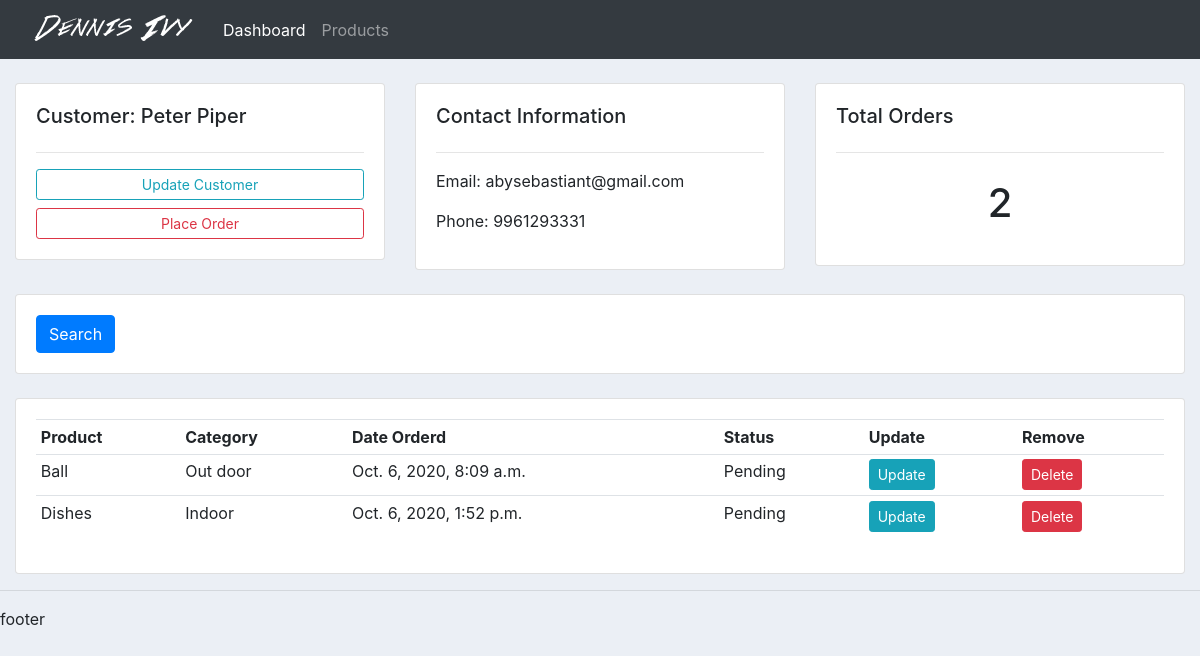
The app's page /customer/1/ with its own data.
### accounts/models.py (models this page shows, shortened)
class Customer(models.Model):
	name = models.CharField(max_length=200, null=True)
	phone = models.CharField(max_length=20, null=True)
	email = models.EmailField(null=True)
	date_created = models.DateTimeField(auto_now_add=True)

class Order(models.Model):
	STATUS = (
		('Pending','Pending'),
		('Out for delivery','Out for delivery'),
		('Delivered','Delivered')
		)
	customer = models.ForeignKey(Customer, on_delete=models.SET_NULL, null=True)
	product = models.ForeignKey(Product, on_delete=models.SET_NULL, null=True)
	date_created = models.DateTimeField(auto_now_add=True)
	status = models.CharField(max_length=200, null=True, choices=STATUS)

class Product(models.Model):
	CATEGORY = (
		('Indoor','Indoor'),
		('Out door','Out door')
		)
	name=models.CharField(max_length=200, null=True)
	price=models.FloatField(null=True)
	category=models.CharField(max_length=200, null=True, choices=CATEGORY)
	description=models.CharField(max_length=200, null=True, blank=True)
	date_created = models.DateTimeField(auto_now_add=True)
	tag = models.ManyToManyField(Tag)
	def __str__(self):
		return self.name

### accounts/views.py (the view)
# urls.py: path('customer/<str:pk>/', views.customer, name='customer'),
def customer(request, pk):
	get_customer = Customer.objects.get(id=pk)
	orders = get_customer.order_set.all()
	order_count = orders.count()
	context = {'get_customer':get_customer, 'orders':orders, 'order_count':order_count}
	return render(request, 'customer/customer.html', context=context)

### accounts/templates/customer/customer.html
{% extends 'main/base.html' %}
{% block content %}
	<br>
<div class="row">
	<div class="col-md">
		<div class="card card-body">
			<h5>Customer: {{ get_customer.name }}</h5>
			<hr>
			<a class="btn btn-outline-info  btn-sm btn-block" href="">Update Customer</a>
			<a class="btn btn-outline-danger  btn-sm btn-block" href="{% url 'create_order' get_customer.id %}">Place Order</a>
		</div>
	</div>
	<div class="col-md">
		<div class="card card-body">
			<h5>Contact Information</h5>
			<hr>
			<p>Email: {{ get_customer.email }}</p>
			<p>Phone: {{ get_customer.phone }}</p>
		</div>
	</div>
	<div class="col-md">
		<div class="card card-body">
			<h5>Total Orders</h5>
			<hr>
			<h1 style="text-align: center;padding: 10px">{{ order_count }}</h1>
		</div>
	</div>
</div>
<br>
<div class="row">
	<div class="col">
		<div class="card card-body">
			<form method="get">
		    <button class="btn btn-primary" type="submit">Search</button>
		  </form>
		</div>
	</div>
</div>
<br>
<div class="row">
	<div class="col-md">
		<div class="card card-body">
			<table class="table table-sm">
				<tr>
					<th>Product</th>
					<th>Category</th>
					<th>Date Orderd</th>
					<th>Status</th>
					<th>Update</th>
					<th>Remove</th>
				</tr>
				{% for order in orders %}
					<tr>
						<td>{{ order.product }}</td>
						<td>{{ order.product.category }}</td>
						<td>{{ order.date_created }}</td>
						<td>{{ order.status }}</td>
						<td><a href="{% url 'update_order' order.id %}" class="btn btn-sm btn-info">Update</a></td>
                    	<td><a href="{% url 'delete_order' order.id %}" class="btn btn-sm btn-danger">Delete</a></td>
					</tr>
				{% endfor %}
			</table>
		</div>
	</div>
</div>
{% endblock %}

### static/css/accounts/main.css (style rules this page uses)
body { background-color: #ebeff5; }

### records on screen
Customer: name "Peter Piper", email "abysebastiant@gmail.com", phone "9961293331"
Order: product "Ball", product.category "Out door", date_created "Oct. 6, 2020, 8:09 a.m.", status "Pending"
Order: product "Dishes", product.category "Indoor", date_created "Oct. 6, 2020, 1:52 p.m.", status "Pending"

### other values on screen
{{ order_count }} "2"
